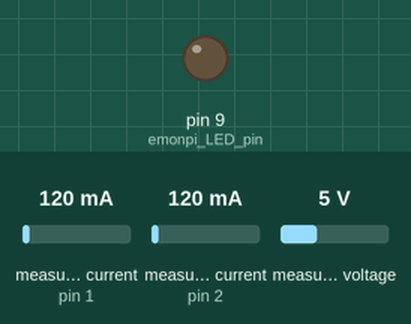
This sketch was run on a simulated Arduino Uno, built with avr-gcc and run on an emulated ATmega328P. On the bench: output pins drawn as LEDs (lit = HIGH). Inputs (shaded band) come from the test bench; at power-on: measured current (sensors on pin 1, pin 2) 120 mA, measured voltage 5 V. What the sketch prints to the serial monitor is not drawn.

Above: at 5.0 s.
At 10.2 s:
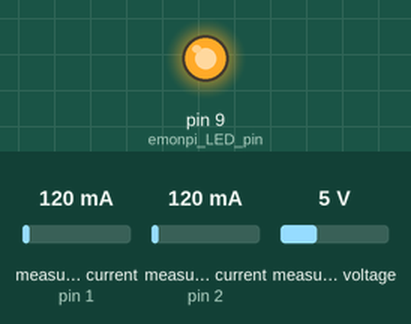
Timing chart, 0 to 13.0 s (numbered marks = the images above):
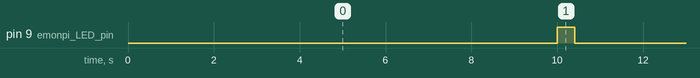

Measured:
- by itself, pin 9 (emonpi_LED_pin): alternates HIGH for 0.40 s and LOW for 9.6 s

The sketch:

emonPi_discrete_sampling_test.ino
```cpp
// emonPi discrete sampling test sketch

// Tell emonLib this is the emonPi
// - don't read Vcc assume Vcc = 3.3V as is always the case on emonTx V3
// - eliminates bandgap error and need for calibration http://harizanov.com/2013/09/thoughts-on-avr-adc-accuracy/
#define emonTxV3

// Include Emon Library
#include "EmonLib.h"

EnergyMonitor ct1, ct2;

const byte emonPi_nodeID=5;
const byte emonpi_LED_pin=9;

unsigned long lastpost = 0;

void setup()
{
  pinMode(emonpi_LED_pin, OUTPUT);
  digitalWrite(emonpi_LED_pin, HIGH);
  Serial.begin(9600);
  Serial.println("ATmega328 Startup");
  Serial.println("emonPi discrete sampling test sketch ");

  // Calibration, phase_shift
  ct1.voltage(0, 268.97, 1.7);        //ADC pin number, calibration, phase shift
  ct2.voltage(0, 268.97, 1.7);


  // CT Current calibration
  // (2000 turns / 22 Ohm burden resistor = 90.909)
  ct1.current(1, 60.606);
  ct2.current(2, 60.606 );

  lastpost = 0;
  digitalWrite(emonpi_LED_pin, LOW);
}

void loop()
{
  // A simple timer to fix the post rate to once every 10 seconds
  // Please dont post faster than once every 5 seconds to emoncms.org
  // Host your own local installation of emoncms for higher resolutions
  if ((millis()-lastpost)>=10000)
  {
    digitalWrite(emonpi_LED_pin, HIGH);
    lastpost = millis();

    // .calcVI: Calculate all. No.of half wavelengths (crossings), time-out
    ct1.calcVI(20,2000);
    ct2.calcVI(20,2000);


    // Print to serial - following oem gateway (now called emonHub) serial listner format
    Serial.print(emonPi_nodeID); Serial.print(' ');
    Serial.print(ct1.realPower); Serial.print(' ');
    Serial.print(ct2.realPower); Serial.print(' ');
    Serial.println(ct1.Vrms);

    // Note: the following measurements are also available:
    // - ct1.apparentPower
    // - ct1.Vrms
    // - ct1.Irms
    digitalWrite(emonpi_LED_pin, LOW);
  }
}
```
